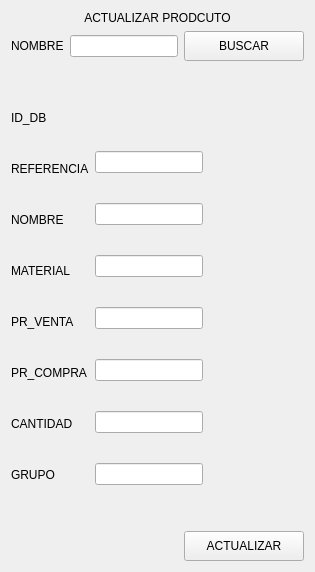
               <widget class="QWidget" name="updat_pag">
                <layout class="QVBoxLayout" name="verticalLayout_11">
                 <item>
                  <widget class="QLabel" name="title_upd">
                   <property name="text">
                    <string>ACTUALIZAR PRODCUTO</string>
                   </property>
                   <property name="alignment">
                    <set>Qt::AlignCenter</set>
                   </property>
                  </widget>
                 </item>
                 <item>
                  <layout class="QHBoxLayout" name="horizontalLayout_7">
                   <item>
                    <widget class="QLabel" name="nam_sear_lb">
                     <property name="text">
                      <string>NOMBRE</string>
                     </property>
                    </widget>
                   </item>
                   <item>
                    <widget class="QLineEdit" name="name_sear_line"/>
                   </item>
                   <item>
                    <widget class="QPushButton" name="search_bt">
                     <property name="minimumSize">
                      <size>
                       <width>120</width>
                       <height>30</height>
                      </size>
                     </property>
                     <property name="text">
                      <string>BUSCAR</string>
                     </property>
                     <property name="icon">
                      <iconset>
                       <normaloff>Imagenes/preferencessystemsearch_94404.png</normaloff>Imagenes/preferencessystemsearch_94404.png</iconset>
                     </property>
                     <property name="iconSize">
                      <size>
                       <width>30</width>
                       <height>30</height>
                      </size>
                     </property>
                    </widget>
                   </item>
                  </layout>
                 </item>
                 <item>
                  <spacer name="verticalSpacer_3">
                   <property name="orientation">
                    <enum>Qt::Vertical</enum>
                   </property>
                   <property name="sizeHint" stdset="0">
                    <size>
                     <width>20</width>
                     <height>40</height>
                    </size>
                   </property>
                  </spacer>
                 </item>
                 <item>
                  <layout class="QHBoxLayout" name="horizontalLayout_5">
                   <item>
                    <layout class="QVBoxLayout" name="verticalLayout_9">
                     <property name="spacing">
                      <number>30</number>
                     </property>
                     <item>
                      <widget class="QLabel" name="label_2">
                       <property name="text">
                        <string>ID_DB</string>
                       </property>
                      </widget>
                     </item>
                     <item>
                      <widget class="QLabel" name="ref_lab_2">
                       <property name="text">
                        <string>REFERENCIA</string>
                       </property>
                      </widget>
                     </item>
                     <item>
                      <widget class="QLabel" name="name_lab_2">
                       <property name="text">
                        <string>NOMBRE</string>
                       </property>
                      </widget>
                     </item>
                     <item>
                      <widget class="QLabel" name="mat_lab">
                       <property name="text">
                        <string>MATERIAL</string>
                       </property>
                      </widget>
                     </item>
                     <item>
                      <widget class="QLabel" name="preci_lab">
                       <property name="text">
                        <string>PR_VENTA</string>
                       </property>
                      </widget>
                     </item>
                     <item>
                      <widget class="QLabel" name="compr_lab">
                       <property name="text">
                        <string>PR_COMPRA</string>
                       </property>
                      </widget>
                     </item>
                     <item>
                      <widget class="QLabel" name="cant_lab_2">
                       <property name="text">
                        <string>CANTIDAD</string>
                       </property>
                      </widget>
                     </item>
                     <item>
                      <widget class="QLabel" name="label_4">
                       <property name="text">
                        <string>GRUPO</string>
                       </property>
                      </widget>
                     </item>
                    </layout>
                   </item>
                   <item>
                    <layout class="QVBoxLayout" name="verticalLayout_10">
                     <property name="spacing">
                      <number>30</number>
                     </property>
                     <item>
                      <widget class="QLabel" name="id_updt_lab">
                       <property name="styleSheet">
                        <string notr="true">color:white;</string>
                       </property>
                       <property name="text">
                        <string/>
                       </property>
                       <property name="alignment">
                        <set>Qt::AlignCenter</set>
                       </property>
                      </widget>
                     </item>
                     <item>
                      <widget class="QLineEdit" name="ref_updt_line"/>
                     </item>
                     <item>
                      <widget class="QLineEdit" name="name_updt_line"/>
                     </item>
                     <item>
                      <widget class="QLineEdit" name="mat_updt_line"/>
                     </item>
                     <item>
                      <widget class="QLineEdit" name="prec_updt_line"/>
                     </item>
                     <item>
                      <widget class="QLineEdit" name="compr_updt_line"/>
                     </item>
                     <item>
                      <widget class="QLineEdit" name="cant_updt_line"/>
                     </item>
                     <item>
                      <widget class="QLineEdit" name="gr_updt_line"/>
                     </item>
                    </layout>
                   </item>
                   <item>
                    <spacer name="horizontalSpacer_6">
                     <property name="orientation">
                      <enum>Qt::Horizontal</enum>
                     </property>
                     <property name="sizeHint" stdset="0">
                      <size>
                       <width>40</width>
                       <height>20</height>
                      </size>
                     </property>
                    </spacer>
                   </item>
                  </layout>
                 </item>
                 <item>
                  <spacer name="verticalSpacer_4">
                   <property name="orientation">
                    <enum>Qt::Vertical</enum>
                   </property>
                   <property name="sizeHint" stdset="0">
                    <size>
                     <width>20</width>
                     <height>40</height>
                    </size>
                   </property>
                  </spacer>
                 </item>
                 <item>
                  <layout class="QHBoxLayout" name="horizontalLayout_6">
                   <item>
                    <spacer name="horizontalSpacer_5">
                     <property name="orientation">
                      <enum>Qt::Horizontal</enum>
                     </property>
                     <property name="sizeHint" stdset="0">
                      <size>
                       <width>48</width>
                       <height>28</height>
                      </size>
                     </property>
                    </spacer>
                   </item>
                   <item>
                    <widget class="QPushButton" name="updte_bt">
                     <property name="minimumSize">
                      <size>
                       <width>120</width>
                       <height>30</height>
                      </size>
                     </property>
                     <property name="text">
                      <string>ACTUALIZAR</string>
                     </property>
                     <property name="icon">
                      <iconset>
                       <normaloff>Imagenes/vcsupdaterequired_93493.png</normaloff>Imagenes/vcsupdaterequired_93493.png</iconset>
                     </property>
                     <property name="iconSize">
                      <size>
                       <width>30</width>
                       <height>30</height>
                      </size>
                     </property>
                    </widget>
                   </item>
                  </layout>
                 </item>
                </layout>
               </widget>
